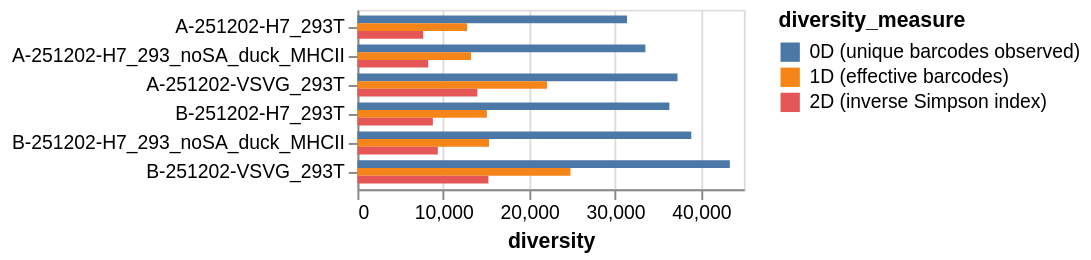

The notebook cell saved with this chart:
### Markdown cell above
## Diversity of barcodes for each sample
Get the diversity of barcodes mapping to the gene of interest (**not** neutralization standards or other non-primary targets) for each sample.

We compute three [diversity indices](https://en.wikipedia.org/wiki/Diversity_index):

  - $^0$D: number ofo unique barcodes observed in that sample
  - $^1$D: effective number of barcodes (Shannon diversity)
  - $^2$D: inverse Simpson index (inverse probability two random barcodes are the same)

All are plotted below, the plot is interactive, so you can select by date library and click the legend just to show on particular diversity measure.

### Code cell
diversity_measures = {
    "unique_barcodes_observed": "0D (unique barcodes observed)",
    "effective_n_barcodes": "1D (effective barcodes)",
    "inverse_simpson_index": "2D (inverse Simpson index)",
}

diversity = (
    variants.variant_count_df.query("target == @variants.primary_target")
    .query("count > 0")[["sample", "barcode", "count"]]
    .groupby("sample", as_index=False)
    .aggregate(
        unique_barcodes_observed=pd.NamedAgg("barcode", "count"),
        effective_n_barcodes=pd.NamedAgg(
            "count",
            lambda s: numpy.exp(-((s / s.sum()) * numpy.log(s / s.sum())).sum()),
        ),
        inverse_simpson_index=pd.NamedAgg(
            "count",
            lambda s: 1 / ((s / s.sum()) ** 2).sum(),
        ),
    )
    .melt(id_vars="sample", var_name="diversity_measure", value_name="diversity")
    .merge(barcode_runs, on="sample", validate="many_to_one")
    .assign(diversity_measure=lambda x: x["diversity_measure"].map(diversity_measures))
)

diversity_selection = alt.selection_point(fields=["diversity_measure"], bind="legend")

diversity_chart = (
    alt.Chart(diversity)
    .encode(
        x=alt.X("diversity"),
        y=alt.Y("sample", title=None, sort=samples),
        yOffset="diversity_measure",
        color=alt.Color(
            "diversity_measure",
            scale=alt.Scale(domain=list(diversity_measures.values())),
        ),
        tooltip=[
            alt.Tooltip(c, format=".1f") if diversity[c].dtype == float else c
            for c in diversity.columns
        ],
    )
    .mark_bar()
    .properties(width=200, height=alt.Step(15, **{"for": "position"}))
    .configure_axis(labelLimit=500)
)

for selection in selections + [diversity_selection]:
    diversity_chart = diversity_chart.add_params(selection).transform_filter(selection)

diversity_chart

### Figure 1 — Vega-Lite specification as saved in the notebook (floating-point values rounded to 4 significant figures)
{"config": {"view": {"continuousWidth": 300, "continuousHeight": 300}, "axis": {"labelLimit": 500}}, "data": {"name": "data-755e69b55edd2221869a6503271ef6ce"}, "mark": {"type": "bar"}, "encoding": {"color": {"field": "diversity_measure", "scale": {"domain": ["0D (unique barcodes observed)", "1D (effective barcodes)", "2D (inverse Simpson index)"]}, "type": "nominal"}, "tooltip": [{"field": "sample", "type": "nominal"}, {"field": "diversity_measure", "type": "nominal"}, {"field": "diversity", "format": ".1f", "type": "quantitative"}, {"field": "library", "type": "nominal"}, {"field": "date", "type": "nominal"}], "x": {"field": "diversity", "type": "quantitative"}, "y": {"field": "sample", "sort": ["A-251202-H7_293T", "A-251202-H7_293_noSA_duck_MHCII", "A-251202-VSVG_293T", "B-251202-H7_293T", "B-251202-H7_293_noSA_duck_MHCII", "B-251202-VSVG_293T"], "title": null, "type": "nominal"}, "yOffset": {"field": "diversity_measure", "type": "nominal"}}, "height": {"step": 15, "for": "position"}, "params": [{"name": "param_1", "select": {"type": "point", "fields": ["library"]}, "bind": {"input": "select", "options": [null, "A", "B"], "labels": ["all", "A", "B"], "name": "library"}}, {"name": "param_2", "select": {"type": "point", "fields": ["date"]}, "bind": {"input": "select", "options": [null, "2025-12-02"], "labels": ["all", "2025-12-02"], "name": "date"}}, {"name": "param_6", "select": {"type": "point", "fields": ["diversity_measure"]}, "bind": "legend"}], "transform": [{"filter": {"param": "param_1"}}, {"filter": {"param": "param_2"}}, {"filter": {"param": "param_6"}}], "width": 200, "$schema": "https://vega.github.io/schema/vega-lite/v5.20.1.json", "datasets": {"data-755e69b55edd2221869a6503271ef6ce": [{"sample": "A-251202-H7_293T", "diversity_measure": "0D (unique barcodes observed)", "diversity": 31400.0, "library": "A", "date": "2025-12-02"}, {"sample": "A-251202-H7_293_noSA_duck_MHCII", "diversity_measure": "0D (unique barcodes observed)", "diversity": 33530.0, "library": "A", "date": "2025-12-02"}, {"sample": "A-251202-VSVG_293T", "diversity_measure": "0D (unique barcodes observed)", "diversity": 37280.0, "library": "A", "date": "2025-12-02"}, {"sample": "B-251202-H7_293T", "diversity_measure": "0D (unique barcodes observed)", "diversity": 36330.0, "library": "B", "date": "2025-12-02"}, {"sample": "B-251202-H7_293_noSA_duck_MHCII", "diversity_measure": "0D (unique barcodes observed)", "diversity": 38880.0, "library": "B", "date": "2025-12-02"}, {"sample": "B-251202-VSVG_293T", "diversity_measure": "0D (unique barcodes observed)", "diversity": 43370.0, "library": "B", "date": "2025-12-02"}, {"sample": "A-251202-H7_293T", "diversity_measure": "1D (effective barcodes)", "diversity": 12770.0, "library": "A", "date": "2025-12-02"}, {"sample": "A-251202-H7_293_noSA_duck_MHCII", "diversity_measure": "1D (effective barcodes)", "diversity": 13220.0, "library": "A", "date": "2025-12-02"}, {"sample": "A-251202-VSVG_293T", "diversity_measure": "1D (effective barcodes)", "diversity": 22080.0, "library": "A", "date": "2025-12-02"}, {"sample": "B-251202-H7_293T", "diversity_measure": "1D (effective barcodes)", "diversity": 15070.0, "library": "B", "date": "2025-12-02"}, {"sample": "B-251202-H7_293_noSA_duck_MHCII", "diversity_measure": "1D (effective barcodes)", "diversity": 15320.0, "library": "B", "date": "2025-12-02"}, {"sample": "B-251202-VSVG_293T", "diversity_measure": "1D (effective barcodes)", "diversity": 24810.0, "library": "B", "date": "2025-12-02"}, {"sample": "A-251202-H7_293T", "diversity_measure": "2D (inverse Simpson index)", "diversity": 7665.0, "library": "A", "date": "2025-12-02"}, {"sample": "A-251202-H7_293_noSA_duck_MHCII", "diversity_measure": "2D (inverse Simpson index)", "diversity": 8240.0, "library": "A", "date": "2025-12-02"}, {"sample": "A-251202-VSVG_293T", "diversity_measure": "2D (inverse Simpson index)", "diversity": 13970.0, "library": "A", "date": "2025-12-02"}, {"sample": "B-251202-H7_293T", "diversity_measure": "2D (inverse Simpson index)", "diversity": 8785.0, "library": "B", "date": "2025-12-02"}, {"sample": "B-251202-H7_293_noSA_duck_MHCII", "diversity_measure": "2D (inverse Simpson index)", "diversity": 9361.0, "library": "B", "date": "2025-12-02"}, {"sample": "B-251202-VSVG_293T", "diversity_measure": "2D (inverse Simpson index)", "diversity": 15250.0, "library": "B", "date": "2025-12-02"}]}}
